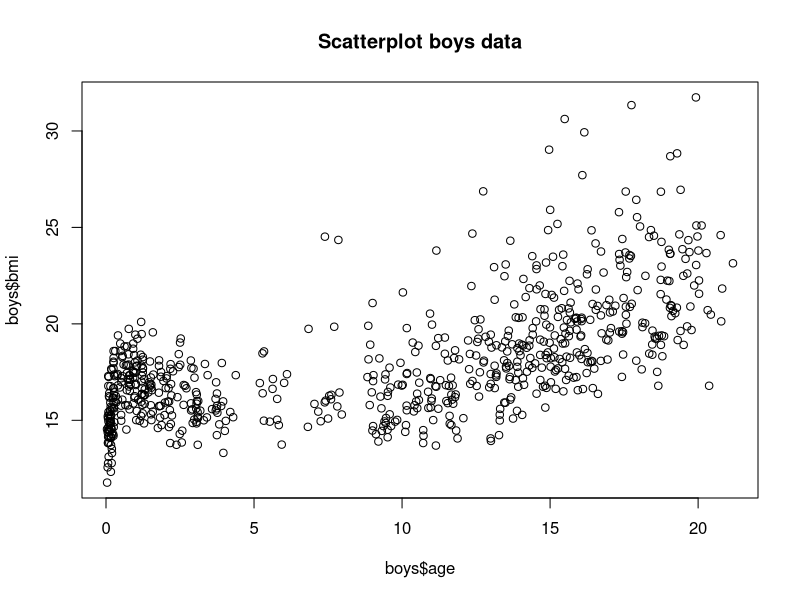
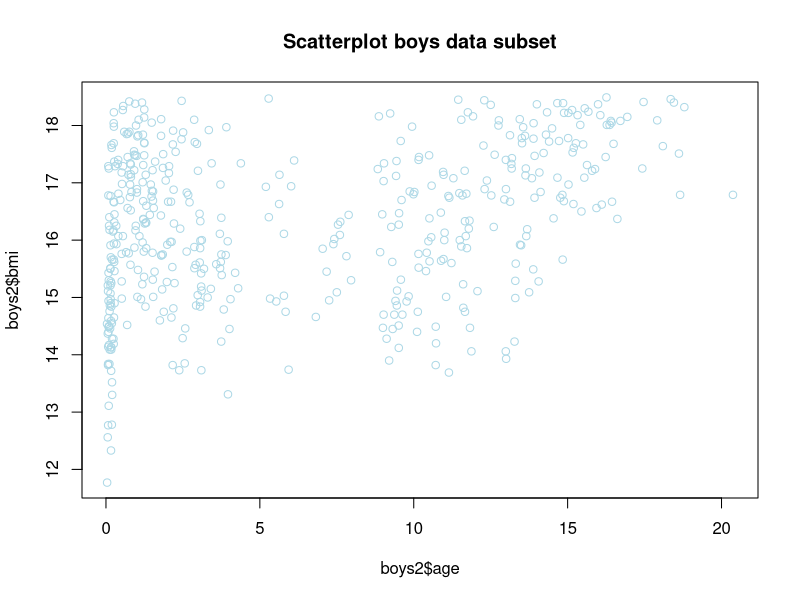
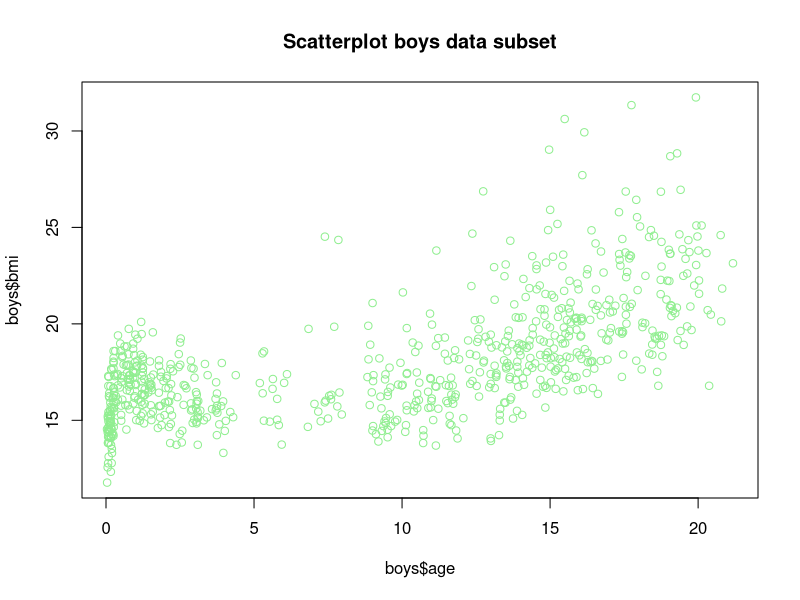
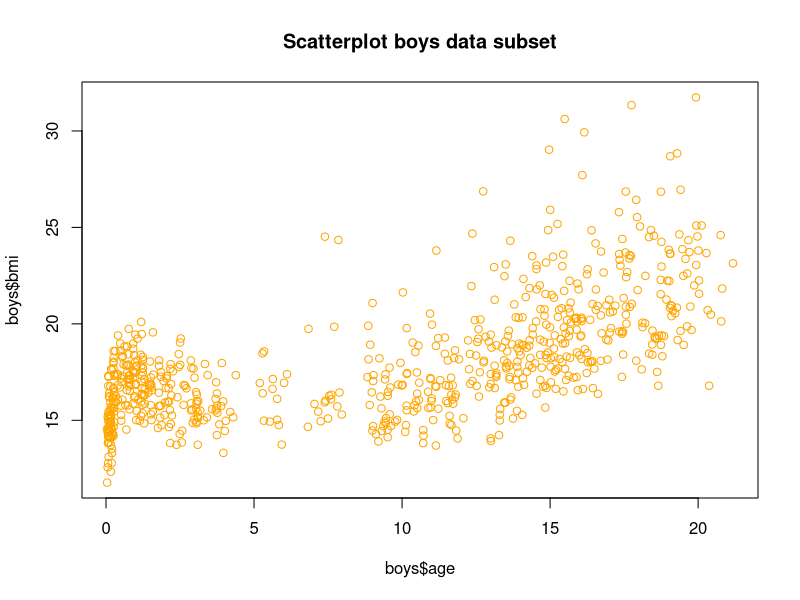
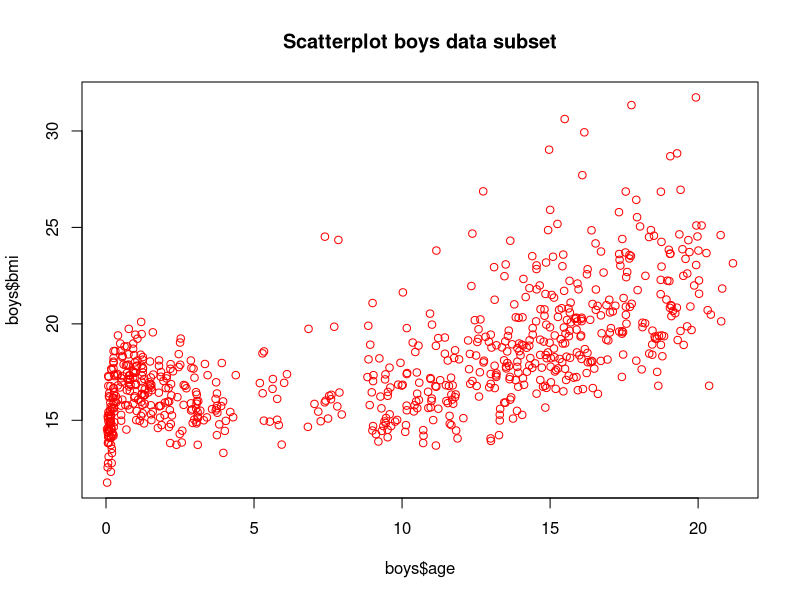

The R source for these figures, in order:
library(dplyr)
library(magrittr)
library(mice)
library(ggplot2)

set.seed(123)

#Create a scatterplot between age and bmi in the mice::boys data set
boys <- mice::boys

plot(x=boys$age, y=boys$bmi, main="Scatterplot boys data") 


boys2 <- boys
boys3 <- boys
boys4 <- boys
boys5 <- boys
boys6 <- boys

boys2 <-
  boys %>% 
  filter(boys2$bmi < 18.5)
  plot(x=boys2$age, y=boys2$bmi, main="Scatterplot boys data subset", col = "light blue")

boys4 <-
  boys %>% 
  filter(boys$bmi > 18.5, boys$bmi < 25)
  plot(x=boys$age, y=boys$bmi, main="Scatterplot boys data subset", col = "light green")
  
boys5 <-
  boys %>% 
  filter(boys$bmi > 25, boys$bmi < 30)
  plot(x=boys$age, y=boys$bmi, main="Scatterplot boys data subset", col = "orange")
  
  
boys6 <-
  boys %>% 
  filter(boys$bmi > 30)
  plot(x=boys$age, y=boys$bmi, main="Scatterplot boys data subset", col = "red")
  
  
  
  
  
  

  
  

